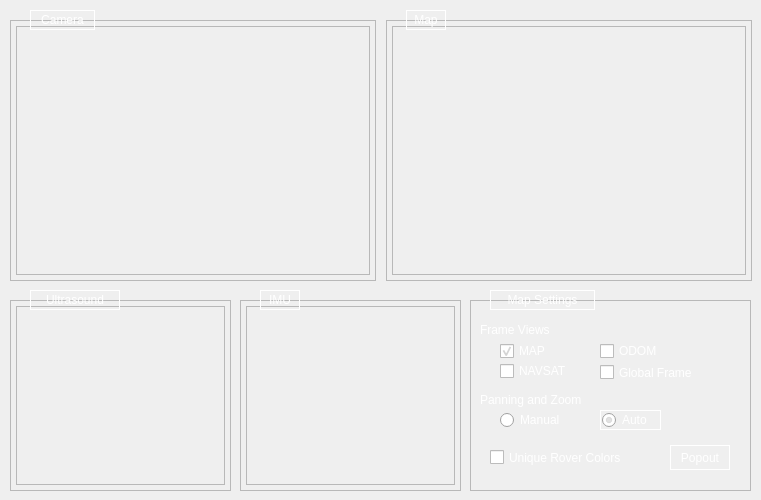
   <widget class="QWidget" name="sensor_display_tab">
    <property name="styleSheet">
     <string notr="true"/>
    </property>
    <attribute name="title">
     <string>Sensor Display</string>
    </attribute>
    <widget class="QFrame" name="camera_frame_frame">
     <property name="geometry">
      <rect>
       <x>10</x>
       <y>20</y>
       <width>366</width>
       <height>261</height>
      </rect>
     </property>
     <property name="frameShape">
      <enum>QFrame::StyledPanel</enum>
     </property>
     <property name="frameShadow">
      <enum>QFrame::Raised</enum>
     </property>
    </widget>
    <widget class="rqt_rover_gui::CameraFrame" name="camera_frame">
     <property name="geometry">
      <rect>
       <x>16</x>
       <y>26</y>
       <width>354</width>
       <height>249</height>
      </rect>
     </property>
     <property name="frameShape">
      <enum>QFrame::StyledPanel</enum>
     </property>
     <property name="frameShadow">
      <enum>QFrame::Raised</enum>
     </property>
    </widget>
    <widget class="QLabel" name="camera_label">
     <property name="geometry">
      <rect>
       <x>30</x>
       <y>10</y>
       <width>65</width>
       <height>20</height>
      </rect>
     </property>
     <property name="styleSheet">
      <string notr="true">color: white;
border: 1px solid white;
padding: 1px;</string>
     </property>
     <property name="text">
      <string>Camera</string>
     </property>
     <property name="alignment">
      <set>Qt::AlignCenter</set>
     </property>
     <property name="wordWrap">
      <bool>true</bool>
     </property>
    </widget>
    <widget class="QFrame" name="map_frame_frame">
     <property name="geometry">
      <rect>
       <x>386</x>
       <y>20</y>
       <width>366</width>
       <height>261</height>
      </rect>
     </property>
     <property name="frameShape">
      <enum>QFrame::StyledPanel</enum>
     </property>
     <property name="frameShadow">
      <enum>QFrame::Raised</enum>
     </property>
    </widget>
    <widget class="rqt_rover_gui::MapFrame" name="map_frame">
     <property name="geometry">
      <rect>
       <x>392</x>
       <y>26</y>
       <width>354</width>
       <height>249</height>
      </rect>
     </property>
     <property name="styleSheet">
      <string notr="true">border-color: rgb(255, 255, 255);</string>
     </property>
     <property name="frameShape">
      <enum>QFrame::StyledPanel</enum>
     </property>
     <property name="frameShadow">
      <enum>QFrame::Raised</enum>
     </property>
     <property name="lineWidth">
      <number>1</number>
     </property>
    </widget>
    <widget class="QLabel" name="map_label">
     <property name="geometry">
      <rect>
       <x>406</x>
       <y>10</y>
       <width>40</width>
       <height>20</height>
      </rect>
     </property>
     <property name="styleSheet">
      <string notr="true">color: white;
border: 1px solid white;
padding: 1px;</string>
     </property>
     <property name="text">
      <string>Map</string>
     </property>
     <property name="alignment">
      <set>Qt::AlignCenter</set>
     </property>
     <property name="wordWrap">
      <bool>true</bool>
     </property>
    </widget>
    <widget class="QFrame" name="us_frame_frame">
     <property name="geometry">
      <rect>
       <x>10</x>
       <y>300</y>
       <width>221</width>
       <height>191</height>
      </rect>
     </property>
     <property name="frameShape">
      <enum>QFrame::StyledPanel</enum>
     </property>
     <property name="frameShadow">
      <enum>QFrame::Raised</enum>
     </property>
    </widget>
    <widget class="rqt_rover_gui::USFrame" name="us_frame">
     <property name="geometry">
      <rect>
       <x>16</x>
       <y>306</y>
       <width>209</width>
       <height>179</height>
      </rect>
     </property>
     <property name="frameShape">
      <enum>QFrame::StyledPanel</enum>
     </property>
     <property name="frameShadow">
      <enum>QFrame::Raised</enum>
     </property>
    </widget>
    <widget class="QLabel" name="ultrasound_label">
     <property name="geometry">
      <rect>
       <x>30</x>
       <y>290</y>
       <width>90</width>
       <height>20</height>
      </rect>
     </property>
     <property name="styleSheet">
      <string notr="true">color: white;
border: 1px solid white;
padding: 1px;</string>
     </property>
     <property name="text">
      <string>Ultrasound</string>
     </property>
     <property name="alignment">
      <set>Qt::AlignCenter</set>
     </property>
    </widget>
    <widget class="QFrame" name="imu_frame_frame">
     <property name="geometry">
      <rect>
       <x>240</x>
       <y>300</y>
       <width>221</width>
       <height>191</height>
      </rect>
     </property>
     <property name="frameShape">
      <enum>QFrame::StyledPanel</enum>
     </property>
     <property name="frameShadow">
      <enum>QFrame::Raised</enum>
     </property>
    </widget>
    <widget class="rqt_rover_gui::IMUFrame" name="imu_frame">
     <property name="geometry">
      <rect>
       <x>246</x>
       <y>306</y>
       <width>209</width>
       <height>179</height>
      </rect>
     </property>
     <property name="sizePolicy">
      <sizepolicy hsizetype="Fixed" vsizetype="Fixed">
       <horstretch>0</horstretch>
       <verstretch>0</verstretch>
      </sizepolicy>
     </property>
     <property name="frameShape">
      <enum>QFrame::StyledPanel</enum>
     </property>
     <property name="frameShadow">
      <enum>QFrame::Raised</enum>
     </property>
    </widget>
    <widget class="QLabel" name="IMU_label">
     <property name="geometry">
      <rect>
       <x>260</x>
       <y>290</y>
       <width>40</width>
       <height>20</height>
      </rect>
     </property>
     <property name="styleSheet">
      <string notr="true">color: white;
border: 1px solid white;
padding: 1px;</string>
     </property>
     <property name="text">
      <string>IMU</string>
     </property>
     <property name="alignment">
      <set>Qt::AlignCenter</set>
     </property>
     <property name="wordWrap">
      <bool>true</bool>
     </property>
    </widget>
    <widget class="QFrame" name="map_settings_frame">
     <property name="geometry">
      <rect>
       <x>470</x>
       <y>300</y>
       <width>281</width>
       <height>191</height>
      </rect>
     </property>
     <property name="frameShape">
      <enum>QFrame::StyledPanel</enum>
     </property>
     <property name="frameShadow">
      <enum>QFrame::Raised</enum>
     </property>
     <widget class="QPushButton" name="map_popout_button">
      <property name="enabled">
       <bool>true</bool>
      </property>
      <property name="geometry">
       <rect>
        <x>200</x>
        <y>145</y>
        <width>60</width>
        <height>25</height>
       </rect>
      </property>
      <property name="styleSheet">
       <string notr="true">color: rgb(255, 255, 255);
border-color: rgb(255, 255, 255);
border: 1px solid white; 
</string>
      </property>
      <property name="text">
       <string>Popout</string>
      </property>
     </widget>
     <widget class="QCheckBox" name="ekf_checkbox">
      <property name="geometry">
       <rect>
        <x>30</x>
        <y>40</y>
        <width>60</width>
        <height>22</height>
       </rect>
      </property>
      <property name="toolTip">
       <string>&lt;html&gt;&lt;head/&gt;&lt;body&gt;&lt;p&gt;EKF combination of IMU, Encoders and GPS (mutually recursive with NAVSAT)&lt;/p&gt;&lt;/body&gt;&lt;/html&gt;</string>
      </property>
      <property name="styleSheet">
       <string notr="true">color: rgb(255, 255, 255);</string>
      </property>
      <property name="text">
       <string>MAP</string>
      </property>
      <property name="checked">
       <bool>true</bool>
      </property>
     </widget>
     <widget class="QCheckBox" name="encoder_checkbox">
      <property name="geometry">
       <rect>
        <x>130</x>
        <y>40</y>
        <width>75</width>
        <height>22</height>
       </rect>
      </property>
      <property name="toolTip">
       <string>&lt;html&gt;&lt;head/&gt;&lt;body&gt;&lt;p&gt;EKF combination of IMU and Encoders&lt;/p&gt;&lt;/body&gt;&lt;/html&gt;</string>
      </property>
      <property name="styleSheet">
       <string notr="true">color: rgb(255, 255, 255);</string>
      </property>
      <property name="text">
       <string>ODOM</string>
      </property>
      <property name="checked">
       <bool>false</bool>
      </property>
     </widget>
     <widget class="QCheckBox" name="gps_checkbox">
      <property name="geometry">
       <rect>
        <x>30</x>
        <y>60</y>
        <width>91</width>
        <height>22</height>
       </rect>
      </property>
      <property name="toolTip">
       <string>&lt;html&gt;&lt;head/&gt;&lt;body&gt;&lt;p&gt;GPS aligned with the map output (mutually recursive with MAP)&lt;/p&gt;&lt;/body&gt;&lt;/html&gt;</string>
      </property>
      <property name="styleSheet">
       <string notr="true">color: rgb(255, 255, 255);</string>
      </property>
      <property name="text">
       <string>NAVSAT</string>
      </property>
      <property name="checked">
       <bool>false</bool>
      </property>
     </widget>
     <widget class="QRadioButton" name="map_manual_radio_button">
      <property name="enabled">
       <bool>true</bool>
      </property>
      <property name="geometry">
       <rect>
        <x>30</x>
        <y>110</y>
        <width>81</width>
        <height>20</height>
       </rect>
      </property>
      <property name="styleSheet">
       <string notr="true">color: rgb(255, 255, 255);</string>
      </property>
      <property name="text">
       <string>Manual</string>
      </property>
      <property name="checked">
       <bool>false</bool>
      </property>
     </widget>
     <widget class="QRadioButton" name="map_auto_radio_button">
      <property name="enabled">
       <bool>true</bool>
      </property>
      <property name="geometry">
       <rect>
        <x>130</x>
        <y>110</y>
        <width>61</width>
        <height>20</height>
       </rect>
      </property>
      <property name="styleSheet">
       <string notr="true">color: white;
border: 1px solid white;
padding: 1px;</string>
      </property>
      <property name="text">
       <string>Auto</string>
      </property>
      <property name="checked">
       <bool>true</bool>
      </property>
     </widget>
     <widget class="QCheckBox" name="unique_rover_colors_checkbox">
      <property name="geometry">
       <rect>
        <x>20</x>
        <y>145</y>
        <width>165</width>
        <height>25</height>
       </rect>
      </property>
      <property name="styleSheet">
       <string notr="true">color: rgb(255, 255, 255);</string>
      </property>
      <property name="text">
       <string>Unique Rover Colors</string>
      </property>
     </widget>
     <widget class="QCheckBox" name="global_offset_checkbox">
      <property name="geometry">
       <rect>
        <x>130</x>
        <y>60</y>
        <width>121</width>
        <height>25</height>
       </rect>
      </property>
      <property name="styleSheet">
       <string notr="true">color: rgb(255, 255, 255);</string>
      </property>
      <property name="text">
       <string>Global Frame</string>
      </property>
     </widget>
     <widget class="QLabel" name="map_frame_views_label">
      <property name="geometry">
       <rect>
        <x>10</x>
        <y>20</y>
        <width>125</width>
        <height>20</height>
       </rect>
      </property>
      <property name="styleSheet">
       <string notr="true">color: rgb(255, 255, 255);</string>
      </property>
      <property name="text">
       <string>Frame Views</string>
      </property>
      <property name="alignment">
       <set>Qt::AlignLeading|Qt::AlignLeft|Qt::AlignVCenter</set>
      </property>
      <property name="wordWrap">
       <bool>true</bool>
      </property>
     </widget>
     <widget class="QLabel" name="map_frame_views_label_2">
      <property name="geometry">
       <rect>
        <x>10</x>
        <y>90</y>
        <width>131</width>
        <height>20</height>
       </rect>
      </property>
      <property name="styleSheet">
       <string notr="true">color: rgb(255, 255, 255);</string>
      </property>
      <property name="text">
       <string>Panning and Zoom</string>
      </property>
      <property name="alignment">
       <set>Qt::AlignLeading|Qt::AlignLeft|Qt::AlignVCenter</set>
      </property>
      <property name="wordWrap">
       <bool>true</bool>
      </property>
     </widget>
    </widget>
    <widget class="QLabel" name="map_settings_label">
     <property name="geometry">
      <rect>
       <x>490</x>
       <y>290</y>
       <width>105</width>
       <height>20</height>
      </rect>
     </property>
     <property name="styleSheet">
      <string notr="true">color: white;
border: 1px solid white;
padding: 1px;</string>
     </property>
     <property name="text">
      <string>Map Settings</string>
     </property>
     <property name="alignment">
      <set>Qt::AlignCenter</set>
     </property>
     <property name="wordWrap">
      <bool>true</bool>
     </property>
    </widget>
   </widget>
